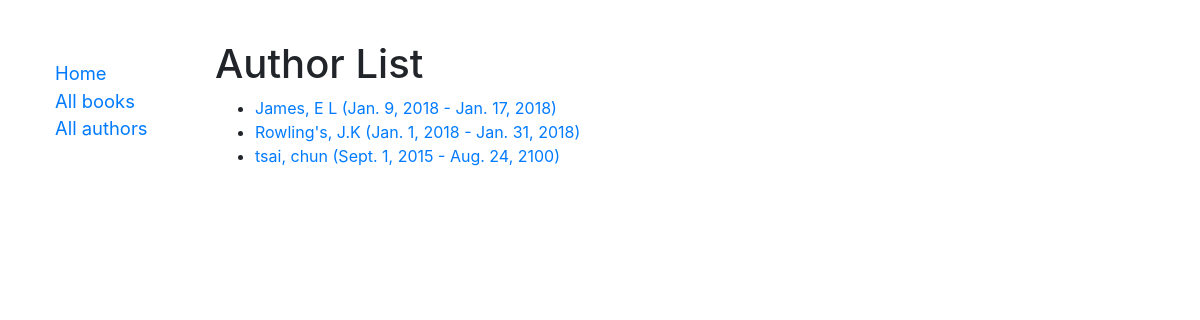
The app's page /catalog/authors/, older data.
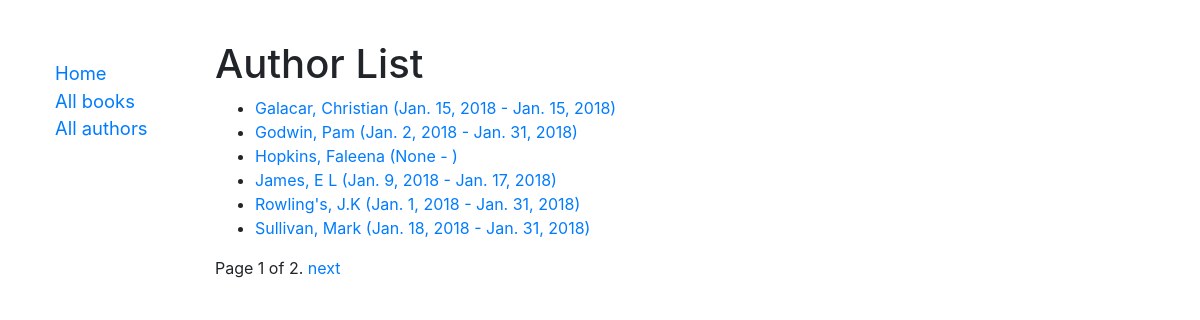
The same page, newer data.
### catalog/models.py (models this page shows)
class Author(models.Model):
    first_name = models.CharField(max_length = 100 )
    last_name = models.CharField(max_length = 100 )
    date_of_birth = models.DateField(null = True , blank = True)
    date_of_death = models.DateField('Died' , null = True , blank = True)
    class Meta:
        ordering = ["last_name","first_name"]
    def get_absolute_url(self):
        return reverse('author-detail', args=[str(self.id)])
    def __str__(self):
        return '{0}, {1}'.format(self.last_name , self.first_name)

### catalog/views.py (the view)
# urls.py: path('authors/', views.AuthorListView.as_view() , name = 'authors'),
class AuthorListView(generic.ListView):
    model = Author
    paginate_by = 6

### catalog/templates/catalog/author_list.html
{% extends "base_generic.html" %}
{% block content %}
<h1>Author List</h1>
{% if author_list %}
  <ul>
  {% for author in author_list %}
    <li>
      <a href="{{ author.get_absolute_url }}">
      {{ author }} ({{author.date_of_birth}} - {% if author.date_of_death %}{{author.date_of_death}}{% endif %})
      </a>
    </li>
  {% endfor %}
 </ul>
{% else %}
  <p>There are no authors available.</p>
{% endif %}
{% endblock %}

### catalog/templates/base_generic.html (shortened to what this page needs)
<!DOCTYPE html>
<html lang="en">
<head>
  <link rel="stylesheet" href="https://maxcdn.bootstrapcdn.com/bootstrap/4.0.0-beta.3/css/bootstrap.min.css">
  {% load static %}
  <link rel="stylesheet" href="{% static 'css/styles.css' %}">
</head>
<body>
  <div class="container-fluid">
    <div class="row top-buffer">
      <div class="col-sm-2">
      {% block sidebar %}
      <ul class="sidebar-nav">
          <li><a href="{% url 'index' %}">Home</a></li>
          <li><a href="{% url 'books' %}">All books</a></li>
          <li><a href="{% url 'authors' %}">All authors</a></li>
      </ul>
     {% endblock %}
      </div>
      <div class="col-sm-8 ">
      {% block content %}{% endblock %}
    {% block pagination %}
        {% if is_paginated %}
            <div class="pagination">
                <span class="page-links">
                    <span class="page-current">
                        Page {{ page_obj.number }} of {{ page_obj.paginator.num_pages }}.
                    </span>
                    {% if page_obj.has_next %}
                        <a href="{{ request.path }}?page={{ page_obj.next_page_number }}">next</a>
                    {% endif %}
                </span>
            </div>
        {% endif %}
    {% endblock %}
        </div>
    </div>
  </div>
</body>
</html>

### catalog/static/css/styles.css (style rules this page uses)
.sidebar-nav { margin-top: 20px; padding: 20; list-style: none; font-size: 115%; }

### catalog/templates/base_generic.html (style rules this page uses)
.top-buffer { margin-top:40px; }

Row changes from the older to the newer data that the page shows:
no longer on this page (row unchanged): Author: last_name+first_name "tsai, chun", date_of_birth "Sept. 1, 2015", date_of_death "Aug. 24, 2100"
added Author: last_name+first_name "Galacar, Christian", date_of_birth "Jan. 15, 2018", date_of_death "Jan. 15, 2018"
added Author: last_name+first_name "Godwin, Pam", date_of_birth "Jan. 2, 2018", date_of_death "Jan. 31, 2018"
added Author: last_name+first_name "Hopkins, Faleena", date_of_birth "None"
added Author: last_name+first_name "Sullivan, Mark", date_of_birth "Jan. 18, 2018", date_of_death "Jan. 31, 2018"
Text that changed along with them:
{{ page_obj.number }}: (not shown) → "1"
{{ page_obj.paginator.num_pages }}: (not shown) → "2"
text now shown: "Page of . next"
